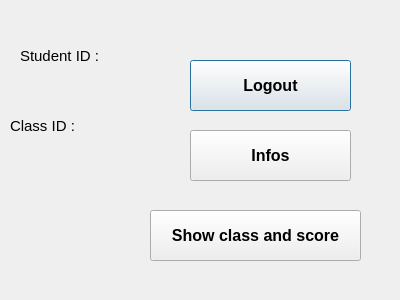
<?xml version="1.0" encoding="UTF-8"?>
<ui version="4.0">
 <class>Dialog</class>
 <widget class="QDialog" name="Dialog">
  <property name="geometry">
   <rect>
    <x>0</x>
    <y>0</y>
    <width>400</width>
    <height>300</height>
   </rect>
  </property>
  <property name="windowTitle">
   <string>Dialog</string>
  </property>
  <widget class="QPushButton" name="logoutBtn">
   <property name="geometry">
    <rect>
     <x>190</x>
     <y>60</y>
     <width>161</width>
     <height>51</height>
    </rect>
   </property>
   <property name="font">
    <font>
     <pointsize>12</pointsize>
     <weight>75</weight>
     <bold>true</bold>
    </font>
   </property>
   <property name="text">
    <string>Logout</string>
   </property>
  </widget>
  <widget class="QPushButton" name="openInfosBtn">
   <property name="geometry">
    <rect>
     <x>190</x>
     <y>130</y>
     <width>161</width>
     <height>51</height>
    </rect>
   </property>
   <property name="font">
    <font>
     <pointsize>12</pointsize>
     <weight>75</weight>
     <bold>true</bold>
    </font>
   </property>
   <property name="text">
    <string>Infos</string>
   </property>
  </widget>
  <widget class="QLabel" name="studentIdLabel">
   <property name="geometry">
    <rect>
     <x>20</x>
     <y>20</y>
     <width>151</width>
     <height>71</height>
    </rect>
   </property>
   <property name="font">
    <font>
     <pointsize>11</pointsize>
    </font>
   </property>
   <property name="text">
    <string>Student ID : </string>
   </property>
  </widget>
  <widget class="QPushButton" name="showScoresBtn">
   <property name="geometry">
    <rect>
     <x>150</x>
     <y>210</y>
     <width>211</width>
     <height>51</height>
    </rect>
   </property>
   <property name="font">
    <font>
     <pointsize>12</pointsize>
     <weight>75</weight>
     <bold>true</bold>
    </font>
   </property>
   <property name="text">
    <string>Show class and score</string>
   </property>
  </widget>
  <widget class="QLabel" name="classIdLabel">
   <property name="geometry">
    <rect>
     <x>10</x>
     <y>90</y>
     <width>151</width>
     <height>71</height>
    </rect>
   </property>
   <property name="font">
    <font>
     <pointsize>11</pointsize>
    </font>
   </property>
   <property name="text">
    <string>Class ID : </string>
   </property>
  </widget>
 </widget>
 <resources/>
 <connections/>
</ui>
